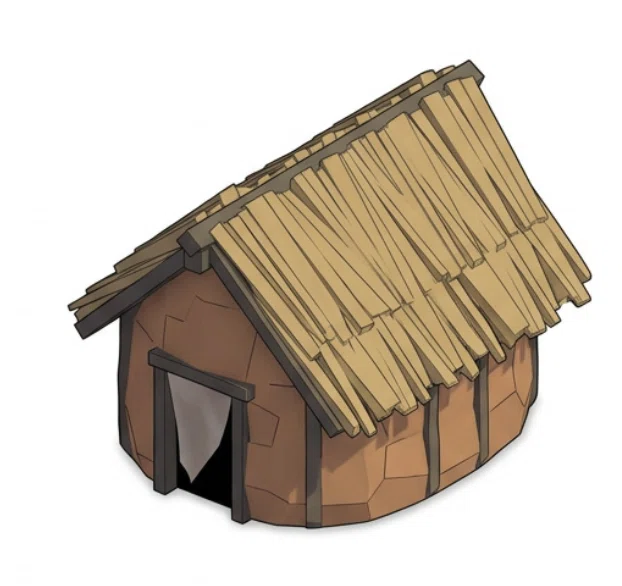
#> input picture townhall/ref/ref_full.png, 622 x 586 px
$ python compare.py
#> lines starting #> are read from the running program, lines starting #| are printed output that depends on the picture; pictures that were not available may be replaced by others from this repository, and a replacement may not be noted
"""Лист сверки: эталон | рендер хижины | он же зеркально (камера эталона снята с другой стороны).

    python3 ref/compare.py [out/hut_0.png] [ref/compare.png]

Всё на белом фоне, приведено к одной высоте, чтобы читались пропорции.
"""
import sys
import os
from PIL import Image

HERE = os.path.dirname(os.path.abspath(__file__))
ROOT = os.path.dirname(HERE)


def over_white(im):
    bg = Image.new('RGBA', im.size, (255, 255, 255, 255))
    bg.alpha_composite(im.convert('RGBA'))
    return bg.convert('RGB')


def fit(im, h):
    k = h / im.height
    return im.resize((max(1, int(im.width * k)), h), Image.LANCZOS)


def main():
    src = sys.argv[1] if len(sys.argv) > 1 else os.path.join(ROOT, 'out', 'hut_0.png')
    dst = sys.argv[2] if len(sys.argv) > 2 else os.path.join(HERE, 'compare.png')
    height = 520
    ref = over_white(Image.open(os.path.join(HERE, 'ref_full.png')))
#> in over_white, `bg = Image.new('RGBA', im.size, (255, 255, 255, 255))`: bg: PIL image 622x586 RGBA; every value is 255
#> in over_white, im is the input picture: PIL image 622x586 RGB; mean R, G, B 206.5, 196.3, 183.4
    hut = over_white(Image.open(src))
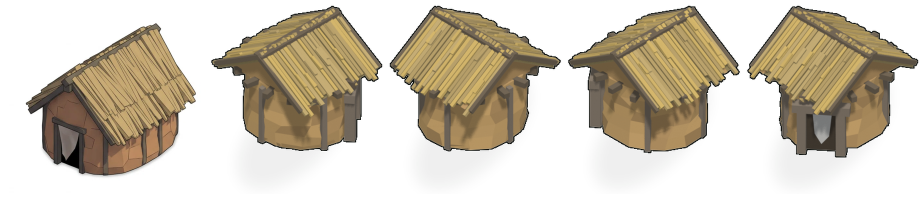
#> input picture townhall/ref/four.png, 1848 x 396 px, given in place of hut_0.png, which was not available (shown at 1/2 size)
#> in over_white (call 2), `bg = Image.new('RGBA', im.size, (255, 255, 255, 255))`: bg: PIL image 1848x396 RGBA; every value is 255
#> in over_white, im is the input picture: PIL image 1848x396 RGB; mean R, G, B 206.4, 197.4, 181.2
    a = fit(ref, height)
    b = fit(hut, height)
    c = fit(hut.transpose(Image.FLIP_LEFT_RIGHT), height)
#> call 3 of fit, with h = 520
#> in fit (call 3), `return im.resize((max(1, int(im.width * k)), h), Image.LANCZOS)`:
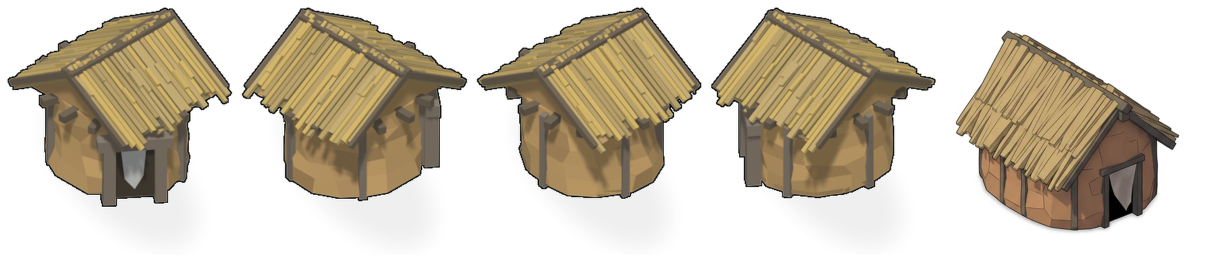
#> returned value: PIL image 2426x520 RGB (shown at 1/2 size); mean R, G, B 206.4, 197.4, 181.1
    gap = 24
    W = a.width + b.width + c.width + gap * 4
#> W = 5499
    canvas = Image.new('RGB', (W, height + gap * 2), (255, 255, 255))
#> canvas: PIL image 5499x568 RGB; every value is 255
    x = gap
    for tile in (a, b, c):
        canvas.paste(tile, (x, gap))
        x += tile.width + gap
#> this loop made 3 passes
#> x on passes 1 to 3: 599, 3049, 5499
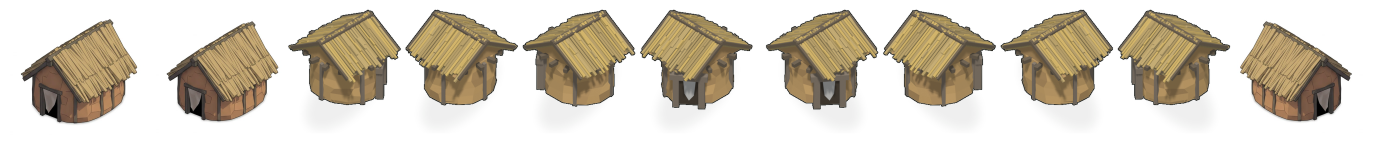
#> canvas: PIL image 5499x568 RGB (shown at 1/4 size); mean R, G, B 211.3, 203.1, 188.8
#> after the loop, x = 5499
    canvas.save(dst)
    print('%s  %dx%d  (эталон | рендер | зеркало)' % (dst, canvas.width, canvas.height))
#| townhall/ref/compare.png  5499x568  (эталон | рендер | зеркало)


if __name__ == '__main__':
    main()
